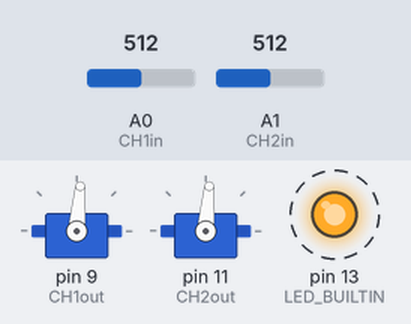
Bench run of a sketch on a simulated Arduino Uno, built with avr-gcc and run on an emulated ATmega328P. On the bench: 2 × servo, output pins drawn as LEDs (lit = HIGH). Dashed ring = blinking. The test bench sets the inputs (shaded band); at power-on: A0 (CH1in) = 512, A1 (CH2in) = 512.

Above: at 1.27 s.
1.3 s: A0 (CH1in) set to 716
At 2.23 s:
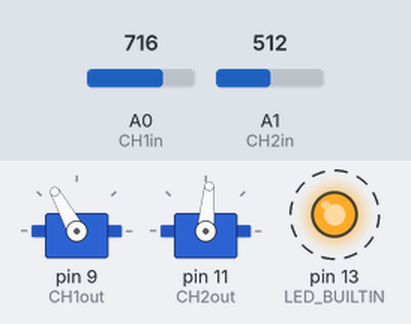
4.3 s: A1 (CH2in) set to 716
At 4.67 s:
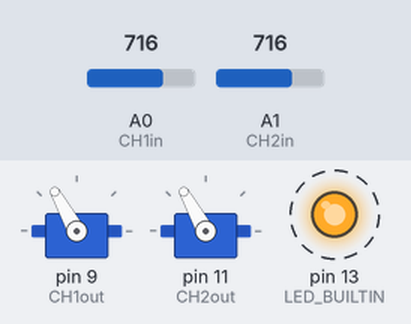
7.3 s: A0 (CH1in) set to 900
At 7.92 s:
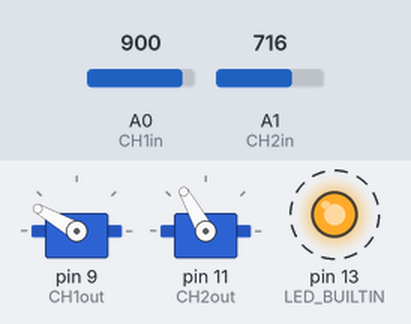
10.3 s: A1 (CH2in) set to 900
At 11.17 s:
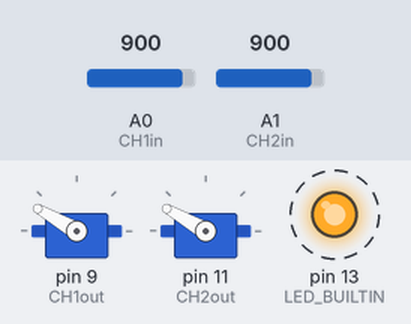
13.3 s: A0 (CH1in) set to 1023
At 13.61 s:
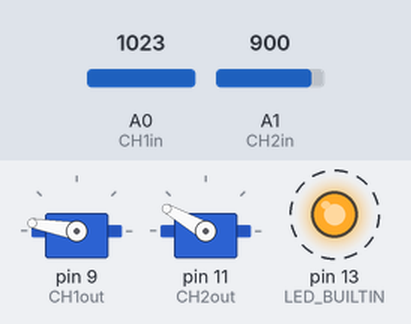
16.3 s: A1 (CH2in) set to 1023
At 16.86 s:
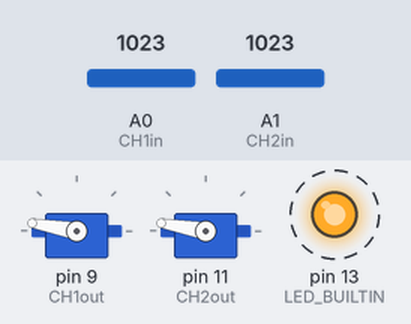
Timing chart, 0 to 20.3 s (numbered marks = the images above; inputs shaded):
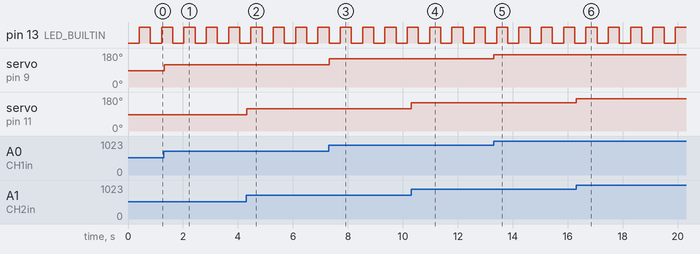

Measured:
- after the input at 1.3 s, servo on pin 9 (CH1out): 85° → 119° at once
- after the input at 4.3 s, servo on pin 11 (CH2out): 85° → 119° at once
- after the input at 7.3 s, servo on pin 9 (CH1out): 119° → 150° at once
- after the input at 10.3 s, servo on pin 11 (CH2out): 119° → 150° at once
- after the input at 13.3 s, servo on pin 9 (CH1out): 150° → 170° at once
- after the input at 16.3 s, servo on pin 11 (CH2out): 150° → 170° at once
- by itself, pin 13 (LED_BUILTIN): alternates HIGH for 0.41 s and LOW for 0.41 s

The sketch:

servo.ino
```cpp
/*
EEEBug Servo Test Code
*/

#include <Servo.h>

//Pins
const int CH1in = A0;
const int CH2in = A1;
const int CH1out = 9;
const int CH2out = 11;

//Servo objects
Servo myservo1;  // create servo object to control a servo
Servo myservo2;  // create servo object to control a servo
// twelve servo objects can be created on most boards

//Variables
int pos1 = 0;    // variable to store the servo position
int pos2 = 0;    // variable to store the servo position
int led = 0;    // led flash counter

void setup() {
  myservo1.attach(CH1out);  // attaches the servo on pin 9 to the servo object
  myservo2.attach(CH2out);  // attaches the servo on pin 9 to the servo object
  pinMode(LED_BUILTIN,OUTPUT);
}

void loop() {
    digitalWrite(LED_BUILTIN,led++&0x10);
    pos1 = analogRead(CH1in)/6;
    pos2 = analogRead(CH2in)/6;
    myservo1.write(pos1);              // tell servo to go to position in variable 'pos'
    myservo2.write(pos2);              // tell servo to go to position in variable 'pos'
    delay(25);
}
```
